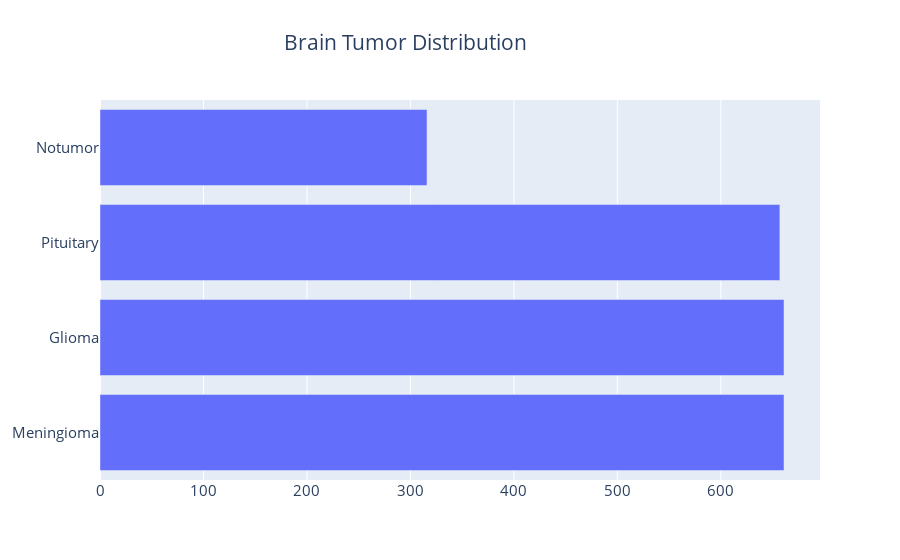

Write notebook code for a chart like this one.
### Code cell
fig = go.Figure(go.Bar(
            x=class_count,
            y=['Meningioma','Glioma','Pituitary','Notumor'],
            orientation='h', ))

fig.update_layout(title='Brain Tumor Distribution',font_size=15,title_x=0.45)
fig.show()

### Figure 1 — Plotly figure (JSON) as saved in the notebook; plotly's stock layout.template omitted (floating-point values rounded to 4 significant figures)
{"data": [{"orientation": "h", "type": "bar", "x": [661, 661, 657, 316], "y": ["Meningioma", "Glioma", "Pituitary", "Notumor"]}], "layout": {"autosize": true, "font": {"size": 15}, "title": {"text": "Brain Tumor Distribution", "x": 0.45}, "xaxis": {"autorange": true, "range": [0, 695.8], "type": "linear"}, "yaxis": {"autorange": true, "range": [-0.5, 3.5], "type": "category"}}}
